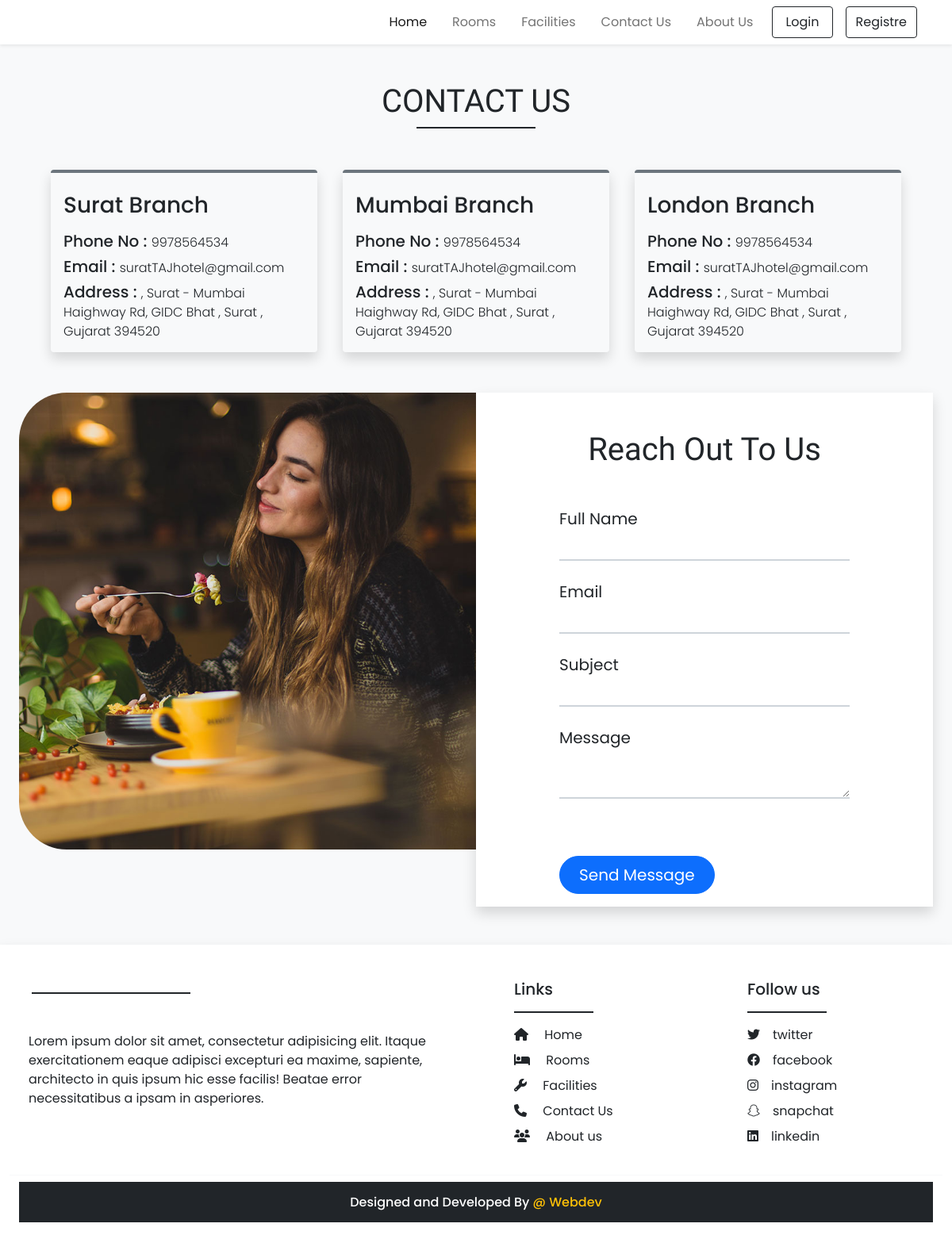
Page /contact.php on the earlier database version.
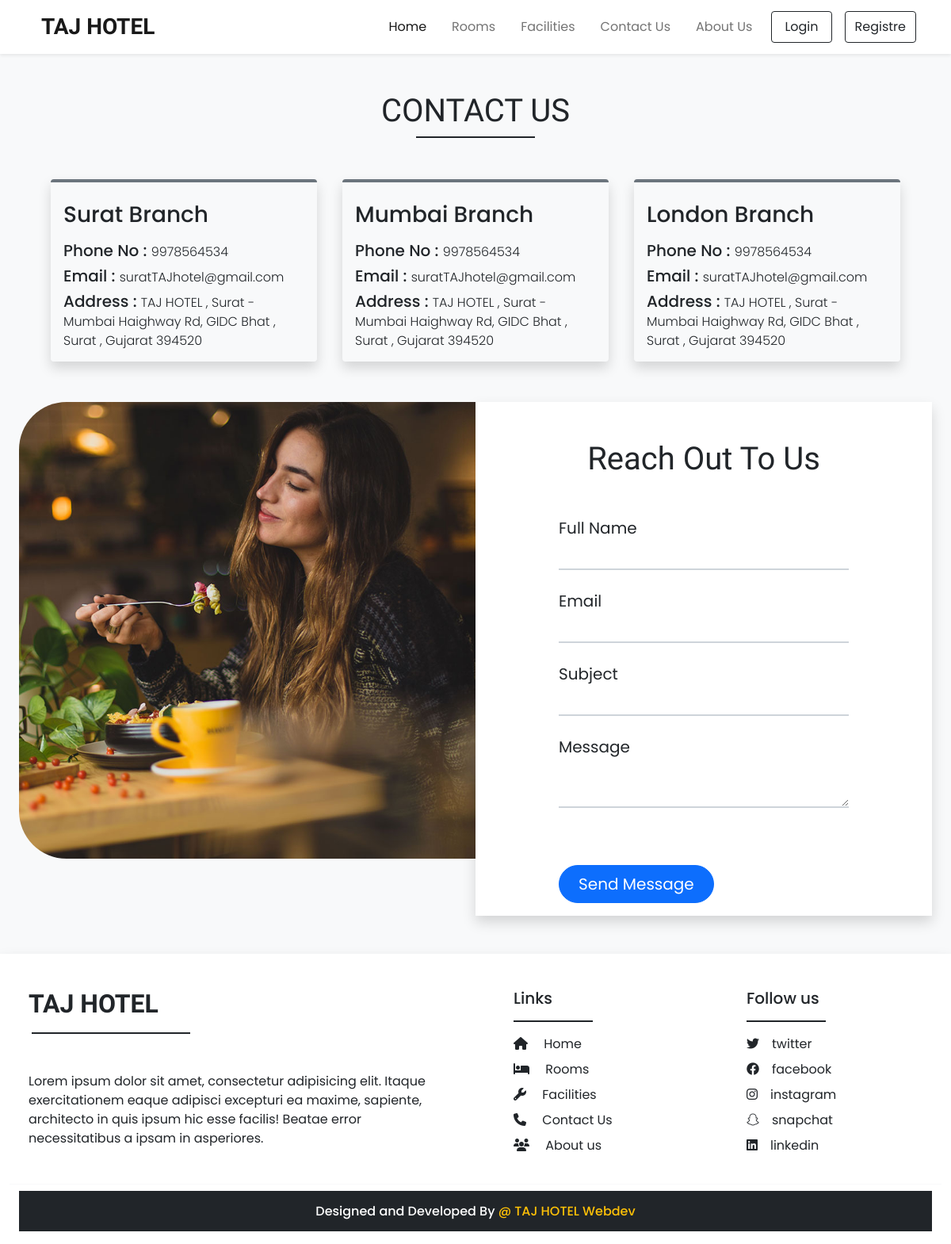
Same page on the later database version.
### tables this page shows
CREATE TABLE `tbltitles` (
  `id` int(11) NOT NULL DEFAULT '1',
  `Title` varchar(50) NOT NULL,
  `slider_lg_msg` varchar(60) NOT NULL,
  `slider_md_msg` varchar(60) NOT NULL,
  `slider_sm_msg` varchar(60) NOT NULL
);

### Admin/inc/db_conn.php (called while the page is built, shortened)
<?php
    $host="localhost";
    $user="root";
    $password="";
    $database="hotelwebsite";
    $con=mysqli_connect($host,$user,$password,$database);
    $sql="SELECT * FROM `tbltitles`";
    if ($res=mysqli_query($con,$sql)) {
        if ($res->num_rows==1) {
            $row=mysqli_fetch_assoc($res);
            $websiteTitle=$row['Title'];
        }
    }
?>

### contact.php (the view, shortened to what the changed rows need)
<?php
require('Admin/inc/db_conn.php');
?>
<!DOCTYPE html>
<html lang="en">
<head>
    <?php require('inc/links.php'); ?>
</head>
<body class="bg-light">
<?php
  require('./inc/header.php');
?>
<div class="my-5 mx-4">
    <h1 class="h-font text-center">CONTACT US</h1>
</div>
<div class="container-fluid px-5 mx-auto">
    <div class="row m-auto">
        <div class="col-lg-4 col-12 mb-4 m-auto">
            <div class="m-1 shadow px-3 py-2 rounded border-top border-4 border-secondary contact-card animate__animated animate__zoomIn">
                <h5>Address : <span class="fs-6 fw-light"><?php echo $websiteTitle; ?> , Surat - Mumbai Haighway Rd, GIDC Bhat , Surat , Gujarat 394520</span></h5>
            </div>
        </div>
        <div class="col-lg-4 col-12 mb-4 m-auto">
            <div class="m-1 shadow px-3 py-2 rounded border-top border-4 border-secondary contact-card animate__animated animate__zoomIn">
                <h5>Address : <span class="fs-6 fw-light"><?php echo $websiteTitle; ?> , Surat - Mumbai Haighway Rd, GIDC Bhat , Surat , Gujarat 394520</span></h5>
            </div>
        </div>
        <div class="col-lg-4 col-12 mb-4 m-auto">
            <div class="m-1 shadow px-3 py-2 rounded border-top border-4 border-secondary contact-card animate__animated animate__zoomIn">
                <h5>Address : <span class="fs-6 fw-light"><?php echo $websiteTitle; ?> , Surat - Mumbai Haighway Rd, GIDC Bhat , Surat , Gujarat 394520</span></h5>
            </div>
        </div>
    </div>
</div>
<div>
    <div class="row my-4 mx-4">
        <div class="col-lg-6 col-12 bg-white shadow animate__animated animate__flipInX">
            <div class="container w-75 pt-5 py-3">
                <h2 class="h-font text-center fs-1">Reach Out To Us</h2>
            </div>
        </div>
    </div>
</div>
<?php
  require('./inc/footer.php');
?>
</body>
</html>

### inc/header.php (shortened to what the changed rows need)
<nav class="navbar navbar-expand-lg navbar-light bg-white px-lg-3 py-lg-2 shadow-sm sticky-top">
  <div class="container-fluid">
    <a class="navbar-brand ms-4 fw-bold fs-3 h-font" href="index.php"><?php echo $websiteTitle; ?></a>
    <div class="collapse navbar-collapse" id="navbarSupportedContent">
      <ul class="navbar-nav ms-auto mb-2 mb-lg-0">
      </ul>
    </div>
  </div>
</nav>

### inc/footer.php (shortened to what the changed rows need)
<div class="container-fluid bg-white mt-5 pt-4 shadow mx-0">
    <div class="row pt-3 pb-4 m-auto">
        <div class="col-lg-6 px-4 py-1">
            <h2 class="h-font fw-bold mb-3 p-0 f-font"> <?php echo $websiteTitle; ?> </h2>
            <div class="line bg-dark mb-5 ms-1" style="height:2px;width: 200px;"></div>
            <p>
                Lorem ipsum dolor sit amet, consectetur adipisicing elit. Itaque exercitationem eaque adipisci excepturi ea maxime, sapiente, architecto in quis ipsum hic esse facilis! Beatae error necessitatibus a ipsam in asperiores.
            </p>
        </div>
    </div>
    <div class="container-fluid py-2 border-top border-light border-1">
        <h6 class="bg-dark text-white text-center p-3">Designed and Developed By <span class="text-warning">@ <?php echo $websiteTitle; ?> Webdev</span></h6>
    </div>
</div>

Differences in the rows shown:
added tbltitles: Title "TAJ HOTEL"
